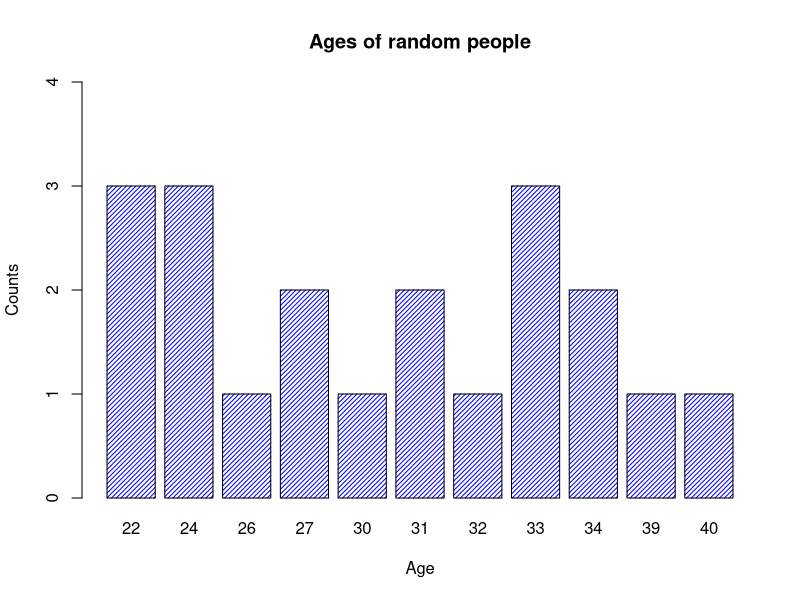
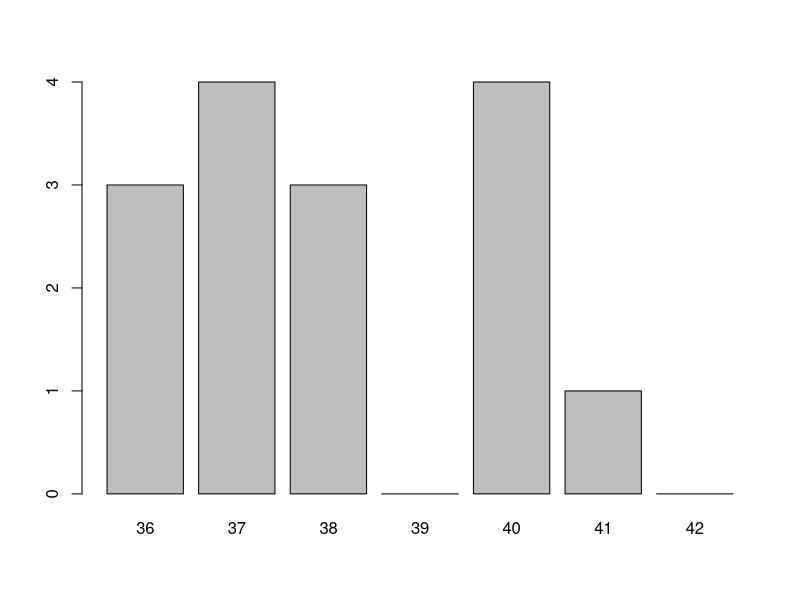

The R source for these figures, in order:
## ---- chunk 1
knitr::opts_chunk$set(echo = TRUE)
## ---- chunk 2

## Some more examples. Manipulate letters and numbers.
## You can name indexes of the vectors, and then call them by their names:
a_list <- list(Numbers=1:15,Letters=letters[1:15]); print(a_list)

## Initialize a list and then fill it:
b_list <- list()
b_list[[1]] <- "Let's code"
b_list[[4]] <- FALSE
b_list[[5]] <- pi

## Outpus:
print(a_list)
typeof(a_list[[1]])
typeof(a_list[1])
mode(a_list$Numbers)
is.vector(a_list$letters)
is.vector(a_list$Letters)
is.character(a_list$Letters)
is.atomic(a_list$Letters)

typeof(b_list[[4]])
class(b_list[[5]])
b_list[c(1,2,5)]
typeof(b_list[[2]])

## atributes shows the main characteristics of an object
attributes(a_list)
attributes(b_list)

b_list
## ---- chunk 3
family_head <- list(name = "Casandra", surname = "Mendizabal", partner_name = "Arden", married = T, num_children = 4, children_ages = c(3,7,11,17), children_names = c('Denis', 'Farah', 'Jessie', 'Uri'), city = 'Barcelona')

family_head
print(family_head$married)
print(family_head$city)
family_head$children_names[c(2,4)]

children <- list(names=family_head$children_names, ages=family_head$children_ages)
children

attributes(children)
## ---- chunk 4
c(rep(5, 5),rep(3, 3))
# I cannot do this with vectors. Vectors can not cointain vectors. 
# The elements are treated in equal foot 
list(rep(5, 5), rep(3, 3), rep(7, 7), rep(0,0),
  rep(9, 9), rep(6, 6), rep(1, 1)
)

# With letters
myLetters <- letters[1:26]

list(rep("Y", match("y", myLetters)), rep(5, 5), rep(3, 3), rep(7, 7), rep(0,0),
  rep(9, 9), rep(6, 6), rep(1, 1), rep("Q", match("q", myLetters))
)


## ---- chunk 5
set.seed(99)
ages <- round(runif(20, min = 20, max = 40)); ages
SS <- rep(c(F,T),10);SS
list_data <- list(Age=ages,Social_security=SS)

list_data
length(list_data$Social_security)
length(list_data$Age)

ages[duplicated(ages)]
unique(ages[duplicated(ages)])
# or accessing from the list:
list_data$Age[duplicated(list_data$Age)]
unique(list_data$Age[duplicated(list_data$Age)])

## I can create a table with no need to pass my vector as a factor
list_data$Age
table_freq <- table(list_data$Age);table_freq
table_freq[table_freq>1]

table(list_data$Social_security)

# Create an histogram:
list_data$Age
barplot(table_freq, ylim= c(0,4), main = "Ages of random people", xlab = "Age", ylab = "Counts", col="blue", density=30)

mean(list_data$Age)
sd(list_data$Age)

strd_dev_hand <- sqrt( sum((list_data$Age-mean(list_data$Age))^2) / (length(list_data$Age)-1))
strd_dev_hand
sd(list_data$Age) == strd_dev_hand

## ---- chunk 6
cars <- as.factor(rep(c( "ELECTRIC", "GASOLINE", "DIESEL"), 5))
cars
levels(cars)
cars.dropped <- droplevels(x = cars, exclude = "GASOLINE")
cars.dropped

levels(cars.dropped)

## ---- chunk 7
fever = c(34,36,43,40,38,37,36,40,41,37,40,38,36,43,43,40,45,37,31,38,37)
length(fever)
fever
table(fever)

fever.factor = factor(fever,levels=c(36:42),ordered=TRUE)
fever.factor

length(fever.factor)
attributes(fever.factor)
summary(fever.factor)
table(fever.factor)
barplot(table(fever.factor))

## ---- chunk 8
one_vector <- c(100,105,99,101,99,NA,100,99,NA,105,99,101,105,100,101,31)
one_factor <- factor(one_vector, levels = c(99,100,101,102,103,104,105))
one_factor
levels(one_factor)

levels(one_factor)[1] = "e"
one_factor
levels(one_factor)
table(one_factor)

set.seed(7)
another_vector <- sample(99:105, size=length(one_vector), replace=TRUE)
another_vector
another_factor <- factor(another_vector)
another_factor
table(another_factor)


levels(one_factor)
levels(one_factor)[one_factor]
# Concatenate without levels:
factor(c(levels(one_factor)[one_factor], levels(another_factor)[another_factor]))
# Concatenate with levels:
both_factors = factor(c(levels(one_factor)[one_factor], levels(another_factor)[another_factor]), levels =  levels(one_factor))
both_factors

# Ocurrencies:
table(both_factors)

## ---- chunk 9
grep("b", c("abcdef", "2345", "bdazw", "zcca a", "abdy", "yyb+."))
grep("b", c("abcdef", "2345", "bdazw", "zcca a", "abdy", "yyb+."), value=TRUE)

grep("b+.", c("abcdef", "2345", "bdazw", "zcca a", "abdy", "yyb+."))
grep("b+.", c("abcdef", "2345", "bdazw", "zcca a", "abdy", "yyb+."), fixed=TRUE)

grep("bd", c("abcdef", "2345", "bdazw", "zcca a", "abdy", "yyb+."), value=TRUE)
grep("b|d", c("abcdef", "2345", "bdazw", "zcca a", "abdy", "yyb+."), value=TRUE)

